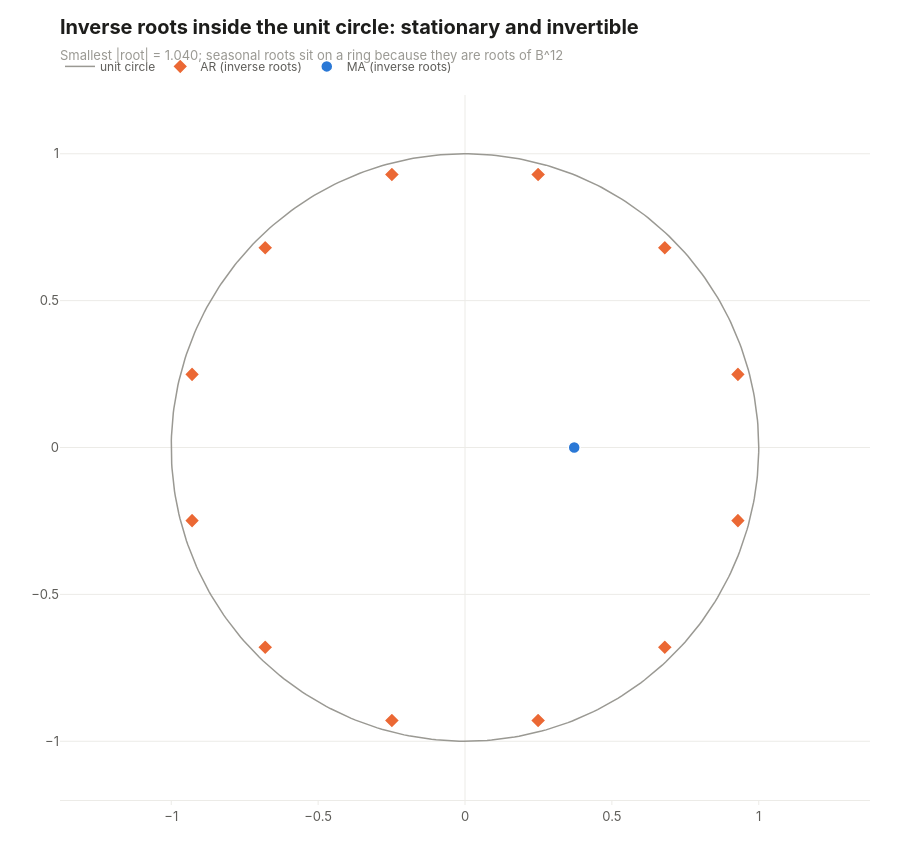

Here is the notebook cell this chart was saved with:
### Markdown cell above
### Stationarity และ invertibility

พหุนาม AR ต้อง stationary และพหุนาม MA ต้อง invertible คือรากทุกตัวต้องอยู่นอกวงกลมหนึ่งหน่วย (|root| > 1) เทียบเท่ากับ inverse root อยู่ในวงกลม

### Code cell
angle = np.linspace(0, 2 * np.pi, 400)
fig = go.Figure()
fig.add_trace(go.Scatter(x=np.cos(angle), y=np.sin(angle), mode="lines", line=dict(color=viz.MUTED, width=1.5),
                         name="unit circle", hoverinfo="skip"))
root_groups = [("AR (inverse roots)", train_fit.arroots, viz.CONTRAST, "diamond"),
               ("MA (inverse roots)", train_fit.maroots, viz.ACCENT, "circle")]
for name, roots, color, symbol in root_groups:
    if len(roots) == 0:
        continue
    inverse = 1 / np.asarray(roots)
    fig.add_trace(go.Scatter(x=inverse.real, y=inverse.imag, mode="markers", name=name,
                             marker=dict(color=color, size=12, symbol=symbol, line=dict(color="white", width=1.5)),
                             hovertemplate="re %{x:.3f}, im %{y:.3f}<extra>" + name + "</extra>"))
fig.update_xaxes(range=[-1.2, 1.2], scaleanchor="y", scaleratio=1, zeroline=True, zerolinecolor=viz.GRID)
fig.update_yaxes(range=[-1.2, 1.2], zeroline=True, zerolinecolor=viz.GRID)
fig.update_layout(hovermode="closest")
all_roots = np.r_[train_fit.arroots, train_fit.maroots]
smallest = float(np.min(np.abs(all_roots)))
print(f"smallest |root| = {smallest:.3f} (must be > 1)")
viz.titled(fig, "Inverse roots inside the unit circle: stationary and invertible",
           f"Smallest |root| = {smallest:.3f}; seasonal roots sit on a ring because they are roots of B^12")
viz.save(fig, "13_unit_roots", width=900, height=860)
fig

### Figure 1 — Plotly figure (JSON) as saved in the notebook; plotly's stock layout.template omitted (floating-point values rounded to 4 significant figures; data arrays with more than 128 entries replaced by an {"elided": "..."} marker saying what was removed)
{"data": [{"hoverinfo": "skip", "line": {"color": "#9a9993", "width": 1.5}, "mode": "lines", "name": "unit circle", "type": "scatter", "x": {"elided": "400 float values"}, "y": {"elided": "400 float values"}}, {"hovertemplate": "re %{x:.3f}, im %{y:.3f}<extra>AR (inverse roots)</extra>", "marker": {"color": "#eb6834", "line": {"color": "white", "width": 1.5}, "size": 12, "symbol": "diamond"}, "mode": "markers", "name": "AR (inverse roots)", "type": "scatter", "x": [-0.9291, -0.9291, -0.6801, -0.6801, -0.2489, -0.2489, 0.2489, 0.2489, 0.6801, 0.6801, 0.9291, 0.9291], "y": [0.2489, -0.2489, 0.6801, -0.6801, 0.9291, -0.9291, 0.9291, -0.9291, 0.6801, -0.6801, 0.2489, -0.2489]}, {"hovertemplate": "re %{x:.3f}, im %{y:.3f}<extra>MA (inverse roots)</extra>", "marker": {"color": "#2a78d6", "line": {"color": "white", "width": 1.5}, "size": 12, "symbol": "circle"}, "mode": "markers", "name": "MA (inverse roots)", "type": "scatter", "x": [0.3718], "y": [0.0]}], "layout": {"height": 860, "hovermode": "closest", "title": {"text": "<b>Inverse roots inside the unit circle: stationary and invertible</b><br><span style='font-size:13px;color:#9a9993'>Smallest |root| = 1.040; seasonal roots sit on a ring because they are roots of B^12</span>"}, "width": 900, "xaxis": {"range": [-1.2, 1.2], "scaleanchor": "y", "scaleratio": 1, "zeroline": true, "zerolinecolor": "#ecebe7"}, "yaxis": {"range": [-1.2, 1.2], "zeroline": true, "zerolinecolor": "#ecebe7"}}}
